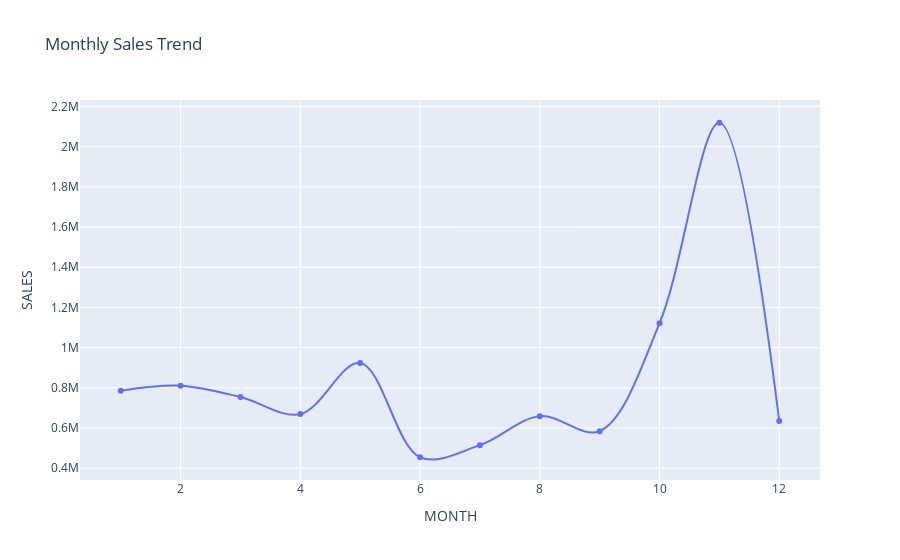
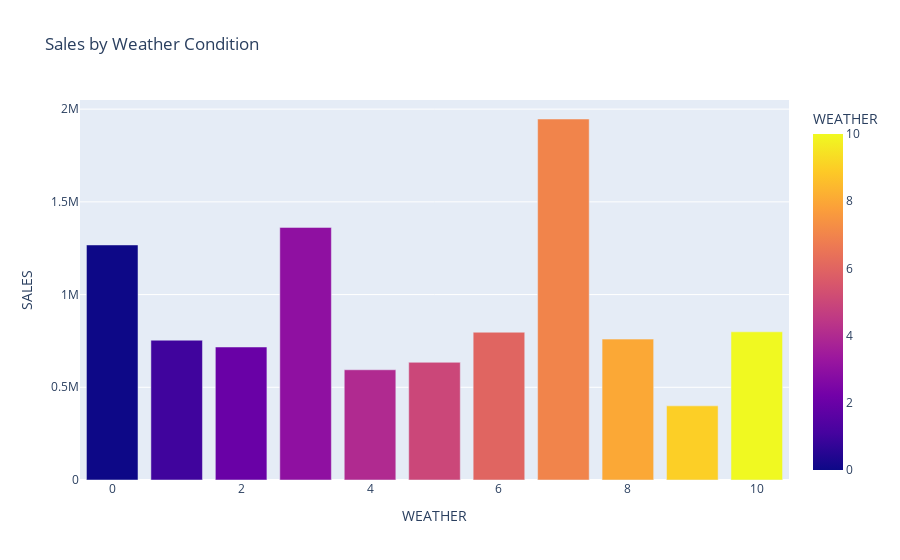
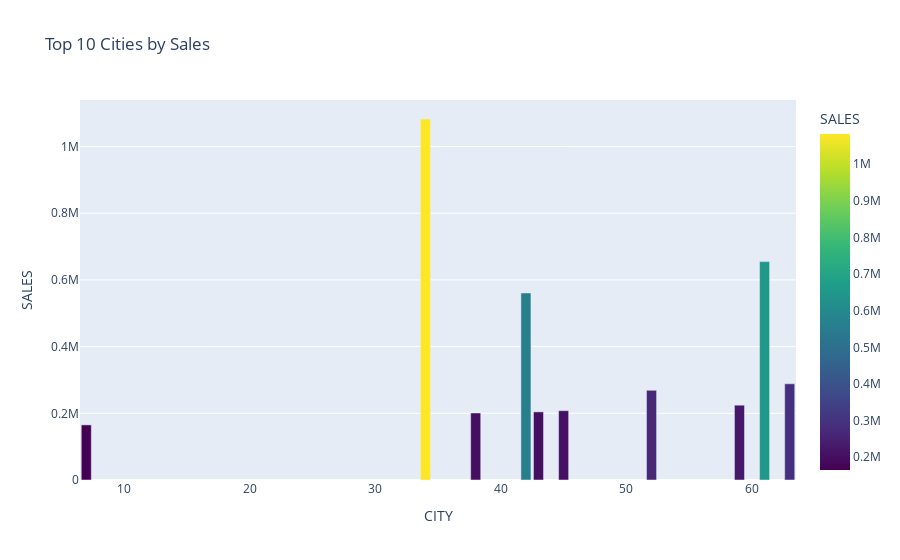
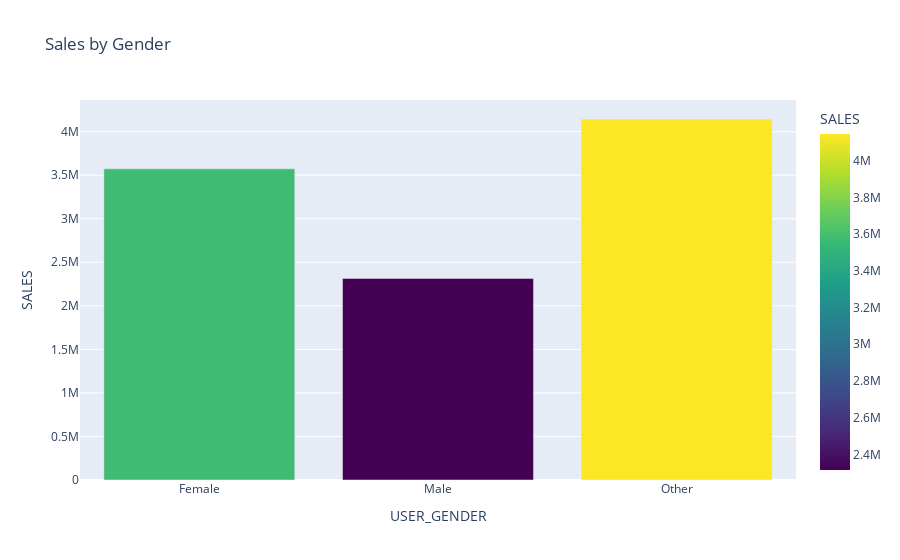

Here is the notebook cell these charts were saved with, in order:
### Code cell
# Sales Trend by Month
df['MONTH'] = df['ORDERDATE'].dt.month
monthly_sales = df.groupby('MONTH')['SALES'].sum().reset_index()

fig = px.line(monthly_sales, x='MONTH', y='SALES',title='Monthly Sales Trend',markers=True, line_shape='spline')
fig.show()

# Sales by Weather Condition
fig = px.bar(df.groupby('WEATHER', as_index=False)['SALES'].sum(),
             x='WEATHER', y='SALES', title='Sales by Weather Condition',
             color='WEATHER')
fig.show()

# Top 10 Cities by Sales
top_cities = df.groupby('CITY')['SALES'].sum().nlargest(10).reset_index()
fig = px.bar(top_cities, x='CITY', y='SALES', title='Top 10 Cities by Sales',
             color='SALES', color_continuous_scale='Viridis')
fig.show()

# Sales by Gender
gender_sales = df.groupby('USER_GENDER', as_index=False)['SALES'].sum()
gender_map = dict(zip(label_encoders['USER_GENDER'].transform(label_encoders['USER_GENDER'].classes_), 
                      label_encoders['USER_GENDER'].classes_))
gender_sales['USER_GENDER'] = gender_sales['USER_GENDER'].map(gender_map)
fig = px.bar(gender_sales, x='USER_GENDER', y='SALES',
             title='Sales by Gender', color='SALES', color_continuous_scale='Viridis')
fig.show()

### Figure 1 — Plotly figure (JSON) as saved in the notebook; plotly's stock layout.template omitted (floating-point values rounded to 4 significant figures)
{"data": [{"hovertemplate": "MONTH=%{x}<br>SALES=%{y}<extra></extra>", "legendgroup": "", "line": {"color": "#636efa", "dash": "solid", "shape": "spline"}, "marker": {"symbol": "circle"}, "mode": "lines+markers", "name": "", "orientation": "v", "showlegend": false, "type": "scatter", "x": [1, 2, 3, 4, 5, 6, 7, 8, 9, 10, 11, 12], "xaxis": "x", "y": [785900.0, 810400.0, 754500.0, 669400.0, 924000.0, 454800.0, 514900.0, 659300.0, 584700.0, 1121000.0, 2119000.0, 634700.0], "yaxis": "y"}], "layout": {"legend": {"tracegroupgap": 0}, "title": {"text": "Monthly Sales Trend"}, "xaxis": {"anchor": "y", "domain": [0, 1], "title": {"text": "MONTH"}}, "yaxis": {"anchor": "x", "domain": [0, 1], "title": {"text": "SALES"}}}}

### Figure 2 — Plotly figure (JSON) as saved in the notebook; plotly's stock layout.template omitted (floating-point values rounded to 4 significant figures)
{"data": [{"hovertemplate": "WEATHER=%{marker.color}<br>SALES=%{y}<extra></extra>", "legendgroup": "", "marker": {"color": [0, 1, 2, 3, 4, 5, 6, 7, 8, 9, 10], "coloraxis": "coloraxis", "pattern": {"shape": ""}}, "name": "", "orientation": "v", "showlegend": false, "textposition": "auto", "type": "bar", "x": [0, 1, 2, 3, 4, 5, 6, 7, 8, 9, 10], "xaxis": "x", "y": [1268000.0, 754000.0, 717200.0, 1362000.0, 594500.0, 634700.0, 796900.0, 1947000.0, 759800.0, 399800.0, 799100.0], "yaxis": "y"}], "layout": {"barmode": "relative", "coloraxis": {"colorbar": {"title": {"text": "WEATHER"}}, "colorscale": [[0, "#0d0887"], [0.1111, "#46039f"], [0.2222, "#7201a8"], [0.3333, "#9c179e"], [0.4444, "#bd3786"], [0.5556, "#d8576b"], [0.6667, "#ed7953"], [0.7778, "#fb9f3a"], [0.8889, "#fdca26"], [1, "#f0f921"]]}, "legend": {"tracegroupgap": 0}, "title": {"text": "Sales by Weather Condition"}, "xaxis": {"anchor": "y", "domain": [0, 1], "title": {"text": "WEATHER"}}, "yaxis": {"anchor": "x", "domain": [0, 1], "title": {"text": "SALES"}}}}

### Figure 3 — Plotly figure (JSON) as saved in the notebook; plotly's stock layout.template omitted (floating-point values rounded to 4 significant figures)
{"data": [{"hovertemplate": "CITY=%{x}<br>SALES=%{marker.color}<extra></extra>", "legendgroup": "", "marker": {"color": [1083000.0, 654900.0, 560800.0, 288500.0, 268900.0, 224400.0, 207900.0, 204300.0, 201000.0, 165300.0], "coloraxis": "coloraxis", "pattern": {"shape": ""}}, "name": "", "orientation": "v", "showlegend": false, "textposition": "auto", "type": "bar", "x": [34, 61, 42, 63, 52, 59, 45, 43, 38, 7], "xaxis": "x", "y": [1083000.0, 654900.0, 560800.0, 288500.0, 268900.0, 224400.0, 207900.0, 204300.0, 201000.0, 165300.0], "yaxis": "y"}], "layout": {"barmode": "relative", "coloraxis": {"colorbar": {"title": {"text": "SALES"}}, "colorscale": [[0, "#440154"], [0.1111, "#482878"], [0.2222, "#3e4989"], [0.3333, "#31688e"], [0.4444, "#26828e"], [0.5556, "#1f9e89"], [0.6667, "#35b779"], [0.7778, "#6ece58"], [0.8889, "#b5de2b"], [1, "#fde725"]]}, "legend": {"tracegroupgap": 0}, "title": {"text": "Top 10 Cities by Sales"}, "xaxis": {"anchor": "y", "domain": [0, 1], "title": {"text": "CITY"}}, "yaxis": {"anchor": "x", "domain": [0, 1], "title": {"text": "SALES"}}}}

### Figure 4 — Plotly figure (JSON) as saved in the notebook; plotly's stock layout.template omitted (floating-point values rounded to 4 significant figures)
{"data": [{"hovertemplate": "USER_GENDER=%{x}<br>SALES=%{marker.color}<extra></extra>", "legendgroup": "", "marker": {"color": [3573000.0, 2315000.0, 4145000.0], "coloraxis": "coloraxis", "pattern": {"shape": ""}}, "name": "", "orientation": "v", "showlegend": false, "textposition": "auto", "type": "bar", "x": ["Female", "Male", "Other"], "xaxis": "x", "y": [3573000.0, 2315000.0, 4145000.0], "yaxis": "y"}], "layout": {"barmode": "relative", "coloraxis": {"colorbar": {"title": {"text": "SALES"}}, "colorscale": [[0, "#440154"], [0.1111, "#482878"], [0.2222, "#3e4989"], [0.3333, "#31688e"], [0.4444, "#26828e"], [0.5556, "#1f9e89"], [0.6667, "#35b779"], [0.7778, "#6ece58"], [0.8889, "#b5de2b"], [1, "#fde725"]]}, "legend": {"tracegroupgap": 0}, "title": {"text": "Sales by Gender"}, "xaxis": {"anchor": "y", "domain": [0, 1], "title": {"text": "USER_GENDER"}}, "yaxis": {"anchor": "x", "domain": [0, 1], "title": {"text": "SALES"}}}}
